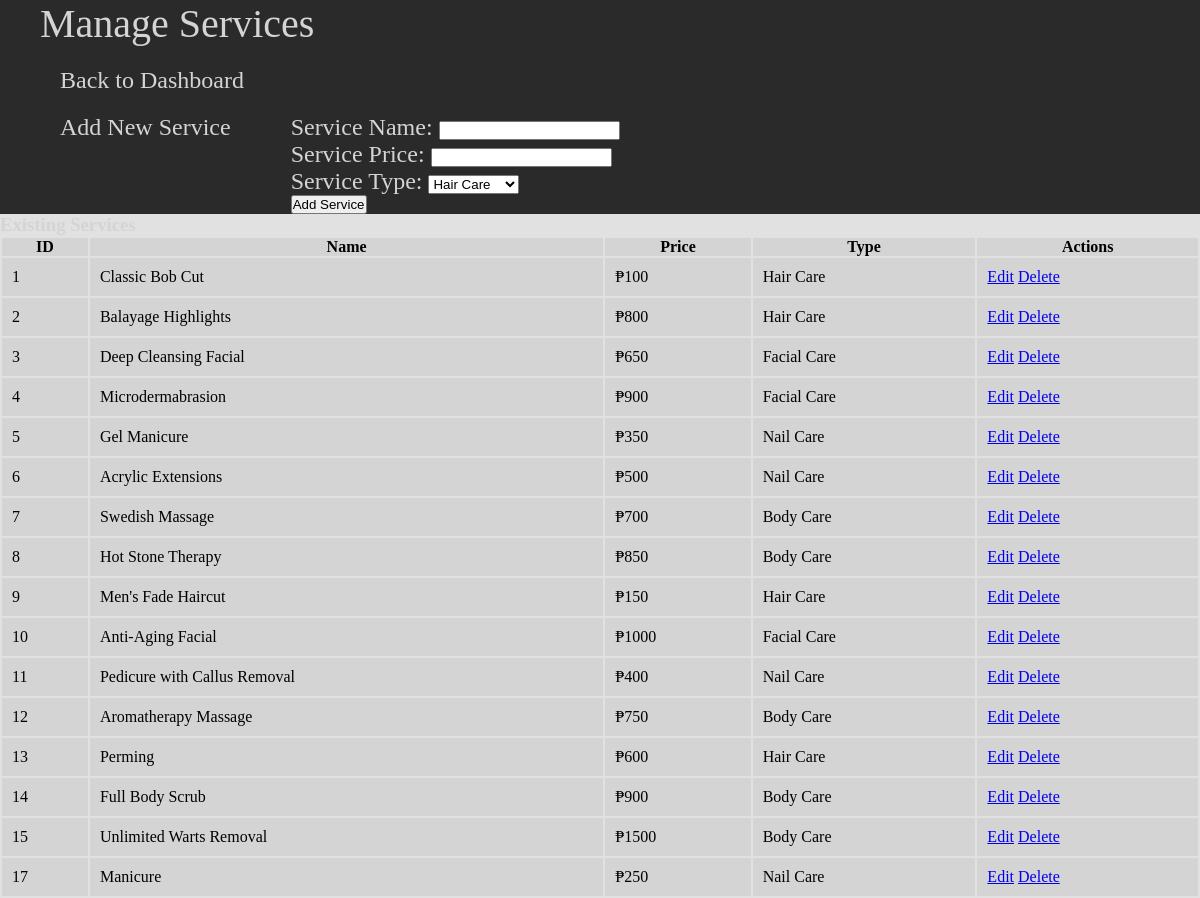
Before: /admin/manage_services.php (signed in) with the older database file.
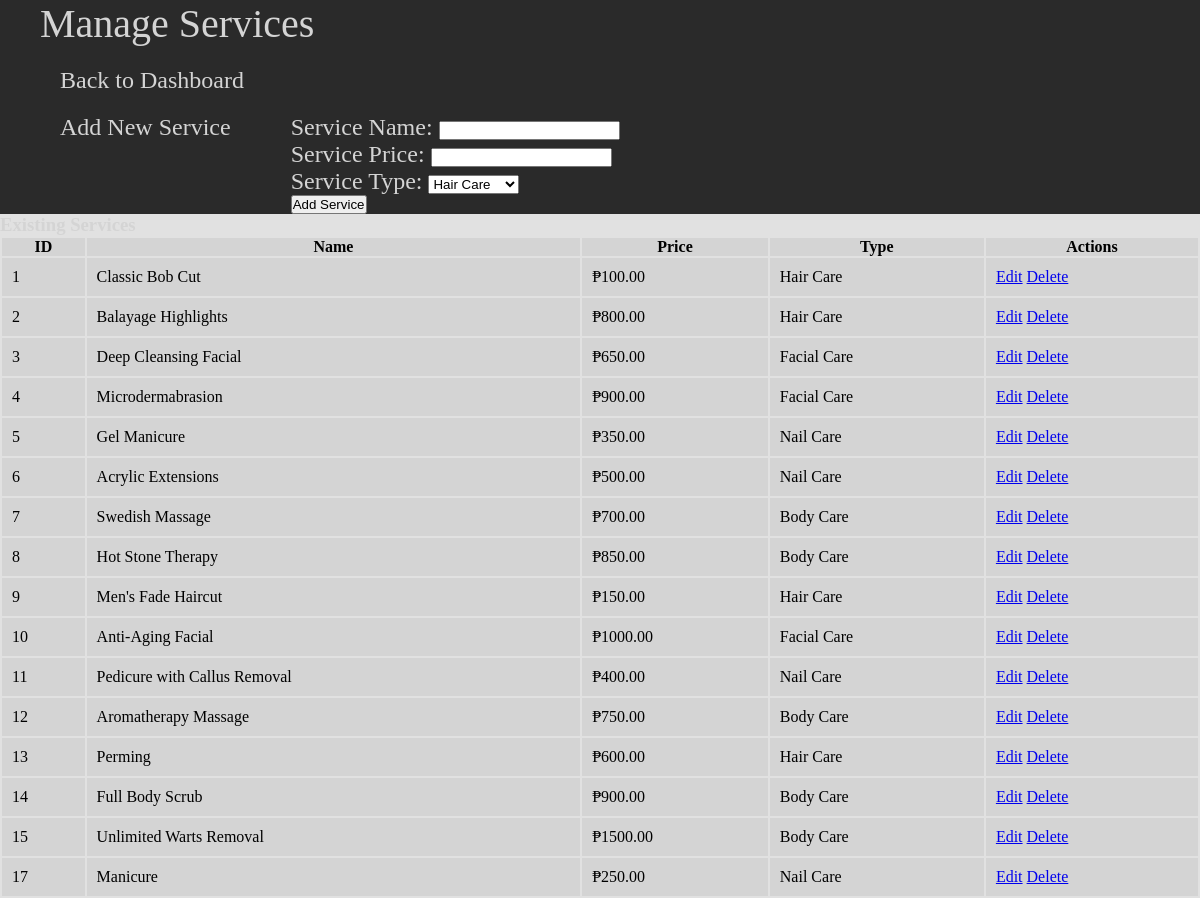
After: the same page with the newer database file.
### tables this page shows
CREATE TABLE `tblservice` (
    `srv_id` int(11) NOT NULL AUTO_INCREMENT,
    `srv_type` varchar(50) NOT NULL,
    `srv_name` varchar(100) NOT NULL,
    `srv_price` decimal(10,2) NOT NULL,
    PRIMARY KEY (`srv_id`)
);

### admin/manage_services.php (the view, shortened to what this page needs)
<?php
include "db.php";
?>
<link rel="stylesheet" href="aa-style.css">
<div class="admin-container" style="background-color: red;">
    <div class="title">Manage Services</div>
    <div class="navigation">
        <a href="admin_dashboard.php">Back to Dashboard</a>
    </div>
    <div class="add-service">
    Add New Service
    <form action="add_service.php" method="POST">
        <label for="srv_name">Service Name:</label>
        <input type="text" name="srv_name" id="srv_name" required><br>
        <label for="srv_price">Service Price:</label>
        <input type="number" name="srv_price" id="srv_price" step="0.01" required><br>
        <label for="srv_type">Service Type:</label>
        <select name="srv_type" id="srv_type" required>
            <option value="Hair Care">Hair Care</option>
        </select><br>
        <button type="submit">Add Service</button>
    </form>
    </div>
<div class="mesa">
    <h3>Existing Services</h3>
    <table>
        <thead>
            <tr>
                <th>ID</th>
                <th>Name</th>
                <th>Price</th>
                <th>Type</th>
                <th>Actions</th>
            </tr>
        </thead>
        <tbody>
            <?php
            $sql = "SELECT srv_id, srv_name, srv_price, srv_type FROM tblservice";
            $result = $conn->query($sql);
            if ($result->num_rows > 0):
                while ($row = $result->fetch_assoc()):
            ?>
                    <tr>
                        <td><?= htmlspecialchars($row['srv_id']) ?></td>
                        <td><?= htmlspecialchars($row['srv_name']) ?></td>
                        <td>₱<?= htmlspecialchars($row['srv_price']) ?></td>
                        <td><?= htmlspecialchars($row['srv_type']) ?></td>
                        <td>
                            <a href="edit_service.php?id=<?= htmlspecialchars($row['srv_id']) ?>">Edit</a>
                            <a href="delete_service.php?id=<?= htmlspecialchars($row['srv_id']) ?>" onclick="return confirm('Are you sure you want to delete this service?')">Delete</a>
                        </td>
                    </tr>
                <?php endwhile; ?>
            <?php else: ?>
                <tr>
                    <td colspan="5">No services found.</td>
                </tr>
            <?php endif; ?>
        </tbody>
    </table>
    </div>
</div>

### admin/aa-style.css (style rules this page uses)
* { margin: 0; padding: 0; }
.admin-container { display: flex; flex-direction: column; height: 100vh; background-color: #f4f4f4; color:#d4d4d4 }
.title { font-size: 2.5em; background-color: rgb(42, 42, 42); padding-left: 40px; }
.navigation { flex-direction: row; background-color: rgb(42, 42, 42); padding: 0 10px; padding: 20px; font-size: 1.5em; margin: 0; }
.navigation a { list-style: none; text-decoration: none; color: inherit; color: #d4d4d4; padding-left: 40px; }
.mesa { background-color: rgb(225, 225, 225); }
.mesa table { width:100%; }
.mesa th { background-color: #d4d4d4; }
.mesa td { padding: 10px; background-color: #d4d4d4 }
.add-service { background-color: rgb(42, 42, 42); font-size: 1.5rem; display: flex; flex-direction: row; gap: 30px; }

Changed rows visible on the page:
changed tblservice "Classic Bob Cut": srv_price "100" → "100.00"
changed tblservice "Balayage Highlights": srv_price "800" → "800.00"
changed tblservice "Deep Cleansing Facial": srv_price "650" → "650.00"
changed tblservice "Microdermabrasion": srv_price "900" → "900.00"
changed tblservice "Gel Manicure": srv_price "350" → "350.00"
changed tblservice "Acrylic Extensions": srv_price "500" → "500.00"
changed tblservice "Swedish Massage": srv_price "700" → "700.00"
changed tblservice "Hot Stone Therapy": srv_price "850" → "850.00"
changed tblservice "Men's Fade Haircut": srv_price "150" → "150.00"
changed tblservice "Anti-Aging Facial": srv_price "1000" → "1000.00"
changed tblservice "Pedicure with Callus Removal": srv_price "400" → "400.00"
changed tblservice "Aromatherapy Massage": srv_price "750" → "750.00"
changed tblservice "Perming": srv_price "600" → "600.00"
changed tblservice "Full Body Scrub": srv_price "900" → "900.00"
changed tblservice "Unlimited Warts Removal": srv_price "1500" → "1500.00"
changed tblservice "Manicure": srv_price "250" → "250.00"
